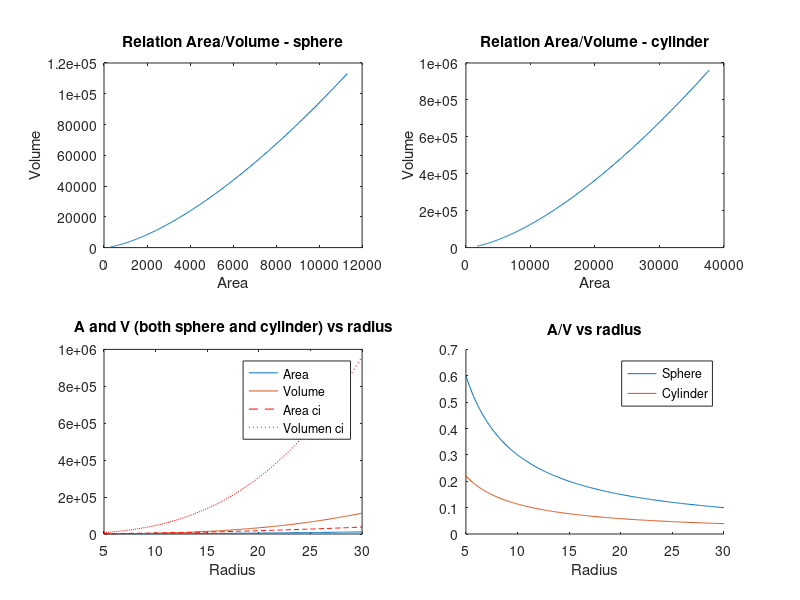

Write the MATLAB code that produced this figure.
% creates a graph showing relation between area and volume in sphere
%...and cylinder
%
% the idea is to understand heat loses in children vs adults
% 
radius = [5:0.1:30]         %array 100 elements increasing radius 0-5
A = 4*pi*radius.^2;          %array with area
V = (4/3)*pi*radius.^3;      %same for volume

h=[50:0.48:170]             %array with heights that match radius
Ac =radius.^2 *pi *2 + (h.*radius.*2*pi) %same for a cilinder
Vc =h.*radius.^2 *pi *2


subplot(2,2,1)
plot(A,V)
xlabel('Area')
ylabel('Volume')
title('Relation Area/Volume - sphere')

subplot(2,2,2);plot(Ac,Vc)
xlabel('Area')
ylabel('Volume')
title('Relation Area/Volume - cylinder')


subplot(2,2,3)
plot(radius, A)
hold on
plot (radius, V)
plot (radius, Ac,'r--')
plot (radius, Vc, 'r:')
xlabel('Radius')
title('A and V (both sphere and cylinder) vs radius')
legend('Area','Volume','Area ci','Volumen ci')
hold off

subplot(2,2,4)
hold on
plot(radius, A./V)
plot (radius, Ac./Vc)
xlabel('Radius')
title('A/V vs radius')
legend('Sphere','Cylinder')
hold off
